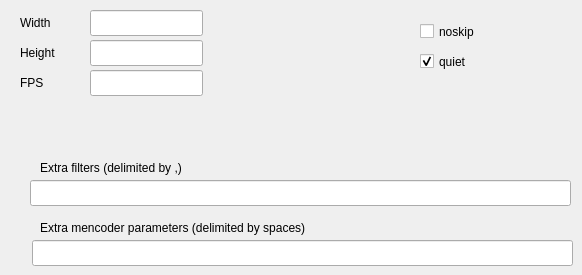
    <widget class="QWidget" name="tab_3">
     <attribute name="title">
      <string>Extra Mencoder Parameters</string>
     </attribute>
     <widget class="QLabel" name="label_11">
      <property name="geometry">
       <rect>
        <x>40</x>
        <y>220</y>
        <width>451</width>
        <height>16</height>
       </rect>
      </property>
      <property name="text">
       <string>Extra mencoder parameters (delimited by spaces)</string>
      </property>
     </widget>
     <widget class="QLineEdit" name="extramencoderparms">
      <property name="geometry">
       <rect>
        <x>32</x>
        <y>240</y>
        <width>541</width>
        <height>26</height>
       </rect>
      </property>
      <property name="text">
       <string notr="true"/>
      </property>
     </widget>
     <widget class="QLabel" name="label_15">
      <property name="geometry">
       <rect>
        <x>20</x>
        <y>15</y>
        <width>66</width>
        <height>16</height>
       </rect>
      </property>
      <property name="text">
       <string>Width</string>
      </property>
     </widget>
     <widget class="QLabel" name="label_16">
      <property name="geometry">
       <rect>
        <x>20</x>
        <y>45</y>
        <width>61</width>
        <height>16</height>
       </rect>
      </property>
      <property name="text">
       <string>Height</string>
      </property>
     </widget>
     <widget class="QLineEdit" name="scalewidth">
      <property name="geometry">
       <rect>
        <x>90</x>
        <y>10</y>
        <width>113</width>
        <height>26</height>
       </rect>
      </property>
      <property name="text">
       <string notr="true"/>
      </property>
     </widget>
     <widget class="QLineEdit" name="scaleheight">
      <property name="geometry">
       <rect>
        <x>90</x>
        <y>40</y>
        <width>113</width>
        <height>26</height>
       </rect>
      </property>
      <property name="text">
       <string notr="true"/>
      </property>
     </widget>
     <widget class="QCheckBox" name="noskip">
      <property name="geometry">
       <rect>
        <x>420</x>
        <y>20</y>
        <width>84</width>
        <height>23</height>
       </rect>
      </property>
      <property name="text">
       <string>noskip</string>
      </property>
     </widget>
     <widget class="QCheckBox" name="quiet">
      <property name="geometry">
       <rect>
        <x>420</x>
        <y>50</y>
        <width>84</width>
        <height>23</height>
       </rect>
      </property>
      <property name="text">
       <string>quiet</string>
      </property>
      <property name="checked">
       <bool>true</bool>
      </property>
     </widget>
     <widget class="QLineEdit" name="ofps">
      <property name="geometry">
       <rect>
        <x>90</x>
        <y>70</y>
        <width>113</width>
        <height>26</height>
       </rect>
      </property>
      <property name="text">
       <string notr="true"/>
      </property>
     </widget>
     <widget class="QLabel" name="label_18">
      <property name="geometry">
       <rect>
        <x>20</x>
        <y>75</y>
        <width>61</width>
        <height>16</height>
       </rect>
      </property>
      <property name="text">
       <string>FPS</string>
      </property>
     </widget>
     <widget class="QLineEdit" name="extrafilters">
      <property name="geometry">
       <rect>
        <x>30</x>
        <y>180</y>
        <width>541</width>
        <height>26</height>
       </rect>
      </property>
      <property name="text">
       <string notr="true"/>
      </property>
     </widget>
     <widget class="QLabel" name="label_23">
      <property name="geometry">
       <rect>
        <x>40</x>
        <y>160</y>
        <width>456</width>
        <height>16</height>
       </rect>
      </property>
      <property name="text">
       <string>Extra filters (delimited by ,)</string>
      </property>
     </widget>
    </widget>
